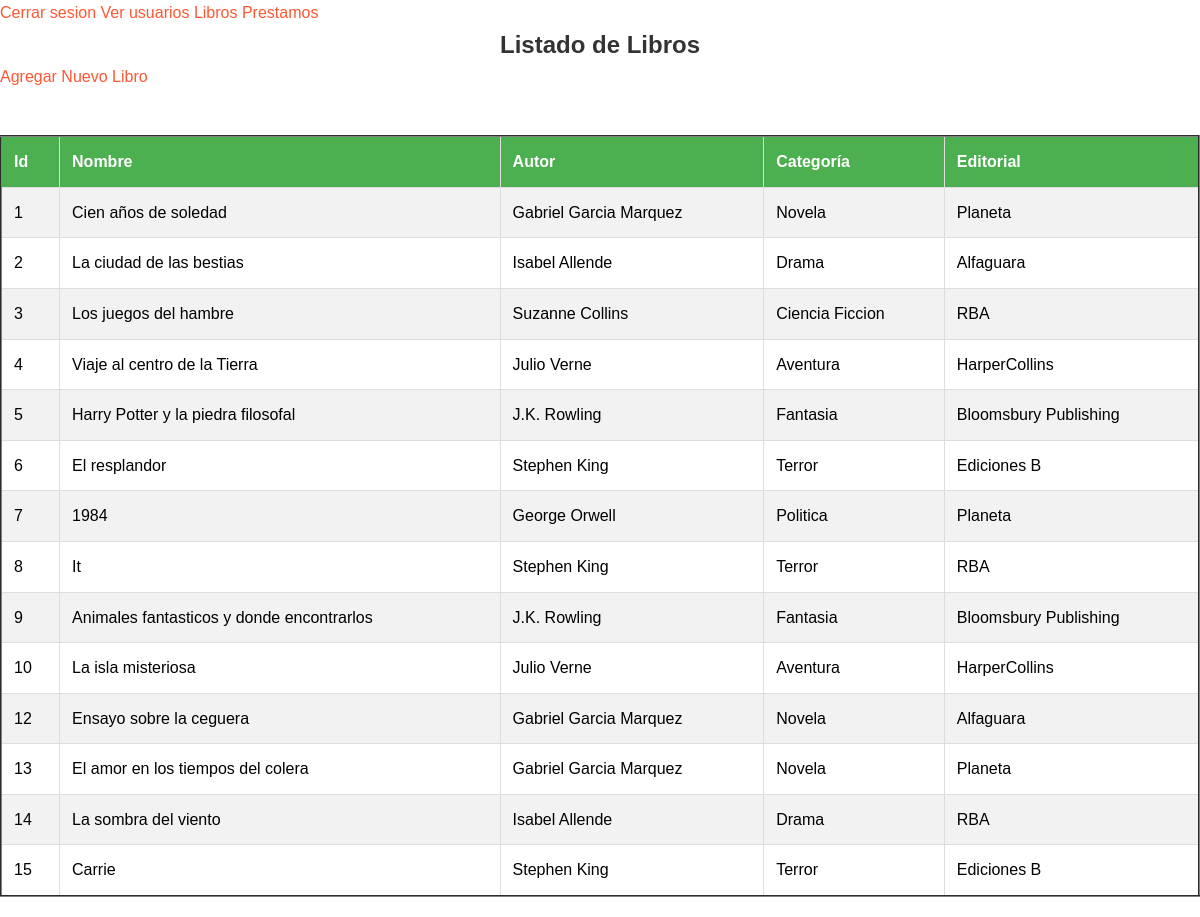
The app's page /admin/libros.php (signed in) with its own data.
### tables this page shows
CREATE TABLE `libros` (
  `id_libro` int(11) NOT NULL,
  `cod_barras` varchar(200) DEFAULT NULL,
  `nom_libro` varchar(250) NOT NULL,
  `autor` int(11) NOT NULL,
  `categoria` int(11) NOT NULL,
  `editorial` int(11) NOT NULL,
  `fecha_publicacion` date NOT NULL,
  `cantidad` int(11) NOT NULL,
  `imagen` varchar(500) DEFAULT NULL
);

CREATE TABLE `autor` (
  `id_autor` int(11) NOT NULL,
  `autor` text NOT NULL,
  `id_categoria` int(11) NOT NULL
);

CREATE TABLE `categoria` (
  `id_categoria` int(11) NOT NULL,
  `categoria` text NOT NULL
);

CREATE TABLE `editorial` (
  `id_editorial` int(11) NOT NULL,
  `editorial` text NOT NULL
);

### admin/libros.php (the view, shortened to what this page needs)
<?php
$conex = new database;
$con = $conex->conectar();
$sql = "SELECT libros.id_libro, libros.nom_libro,
               autor.autor,
               categoria.categoria,
               editorial.editorial
        FROM libros
        JOIN autor ON libros.autor = autor.id_autor
        JOIN categoria ON libros.categoria = categoria.id_categoria
        JOIN editorial ON libros.editorial = editorial.id_editorial";
$resultado = $con->query($sql);
$libros = $resultado->fetchAll(PDO::FETCH_ASSOC);
?>
<!DOCTYPE html>
<html lang="es">
<head>
    <link rel="stylesheet" href="../css/styles_admin.css">
</head>
<body>
    <h2>Listado de Libros</h2>
    <a href="crear_libro.php">Agregar Nuevo Libro</a><br><br>
    <table border="2">
        <tr>
            <th>Id</th>
            <th>Nombre</th>
            <th>Autor</th>
            <th>Categoría</th>
            <th>Editorial</th>
        </tr>
        <?php foreach ($libros as $libro) { ?>
            <tr>
                <td><?php echo $libro['id_libro']; ?></td>
                <td><?php echo $libro['nom_libro']; ?></td>
                <td><?php echo $libro['autor']; ?></td>
                <td><?php echo $libro['categoria']; ?></td>
                <td><?php echo $libro['editorial']; ?></td>
            </tr>
        <?php } ?>
    </table>
</body>
</html>

### css/styles_admin.css (style rules this page uses)
* { margin: 0; padding: 0; box-sizing: border-box; }
body { font-family: Arial, sans-serif; line-height: 1.6; }
h2, h1 { text-align: center; color: #333; }
table { width: 100%; border-collapse: collapse; margin: 20px 0; }
table td, table th { padding: 12px; border: 1px solid #ddd; text-align: left; }
tr:nth-child(even) { background-color: #f2f2f2; }
th { background-color: #4CAF50; color: white; }
a { color: #FF5733; text-decoration: none; font-size: 16px; }

### records on screen
libros: id_libro "1", nom_libro "Cien años de soledad", autor.autor "Gabriel Garcia Marquez", categoria.categoria "Novela", editorial.editorial "Planeta"
libros: id_libro "2", nom_libro "La ciudad de las bestias", autor.autor "Isabel Allende", categoria.categoria "Drama", editorial.editorial "Alfaguara"
libros: id_libro "3", nom_libro "Los juegos del hambre", autor.autor "Suzanne Collins", categoria.categoria "Ciencia Ficcion", editorial.editorial "RBA"
libros: id_libro "4", nom_libro "Viaje al centro de la Tierra", autor.autor "Julio Verne", categoria.categoria "Aventura", editorial.editorial "HarperCollins"
libros: id_libro "5", nom_libro "Harry Potter y la piedra filosofal", autor.autor "J.K. Rowling", categoria.categoria "Fantasia", editorial.editorial "Bloomsbury Publishing"
libros: id_libro "6", nom_libro "El resplandor", autor.autor "Stephen King", categoria.categoria "Terror", editorial.editorial "Ediciones B"
libros: id_libro "7", nom_libro "1984", autor.autor "George Orwell", categoria.categoria "Politica", editorial.editorial "Planeta"
libros: id_libro "8", nom_libro "It", autor.autor "Stephen King", categoria.categoria "Terror", editorial.editorial "RBA"
libros: id_libro "9", nom_libro "Animales fantasticos y donde encontrarlos", autor.autor "J.K. Rowling", categoria.categoria "Fantasia", editorial.editorial "Bloomsbury Publishing"
libros: id_libro "10", nom_libro "La isla misteriosa", autor.autor "Julio Verne", categoria.categoria "Aventura", editorial.editorial "HarperCollins"
libros: id_libro "12", nom_libro "Ensayo sobre la ceguera", autor.autor "Gabriel Garcia Marquez", categoria.categoria "Novela", editorial.editorial "Alfaguara"
libros: id_libro "13", nom_libro "El amor en los tiempos del colera", autor.autor "Gabriel Garcia Marquez", categoria.categoria "Novela", editorial.editorial "Planeta"
libros: id_libro "14", nom_libro "La sombra del viento", autor.autor "Isabel Allende", categoria.categoria "Drama", editorial.editorial "RBA"
libros: id_libro "15", nom_libro "Carrie", autor.autor "Stephen King", categoria.categoria "Terror", editorial.editorial "Ediciones B"
